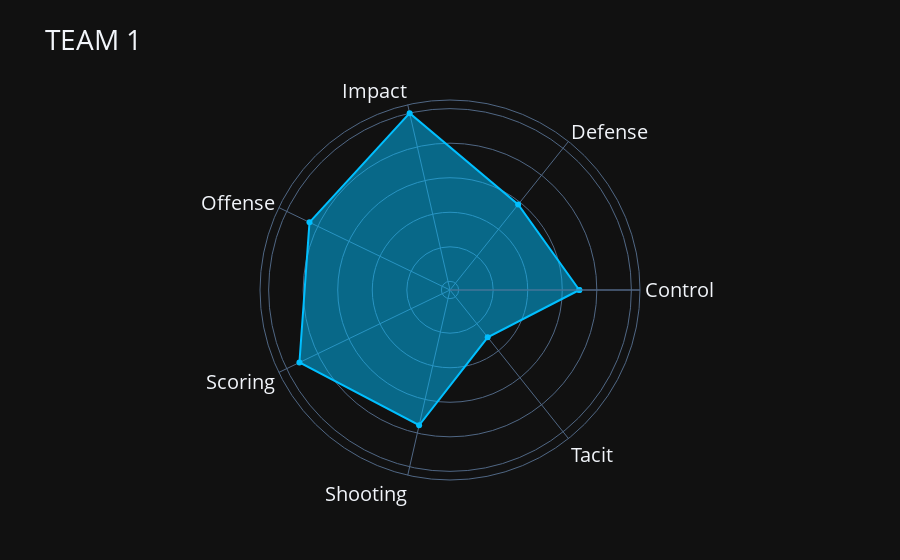

Notebook source saved alongside this figure:
### Markdown cell above
## 3. Team Stats Dynamic Radar Plot
Using an algorithm, fantasy_team_stats provide the team stats after inputting the five player names. Then team_summary plot the radar plot to visualize it.

### Code cell
summary0 = fantasy_team_stats("LeBron James", "Stephen Curry", "Steven Adams", "Blake Griffin", "James Harden")
summary1 = scale_team("TEAM 1", summary0)
cur = team_summary(summary1, "TEAM 1")

### Figure 1 — Plotly figure (JSON) as saved in the notebook; plotly's stock layout.template omitted (floating-point values rounded to 4 significant figures)
{"data": [{"fill": "toself", "line": {"color": "deepskyblue"}, "name": "TEAM 1", "r": [69.87, 58.28, 100, 85.29, 91.75, 75.33, 30.01, 69.87], "theta": ["Control", "Defense", "Impact", "Offense", "Scoring", "Shooting", "Tacit", "Control"], "type": "scatterpolar"}], "layout": {"font": {"size": 20}, "polar": {"radialaxis": {"range": [-5, 105], "showticklabels": false}}, "title": {"text": "TEAM 1"}}}
